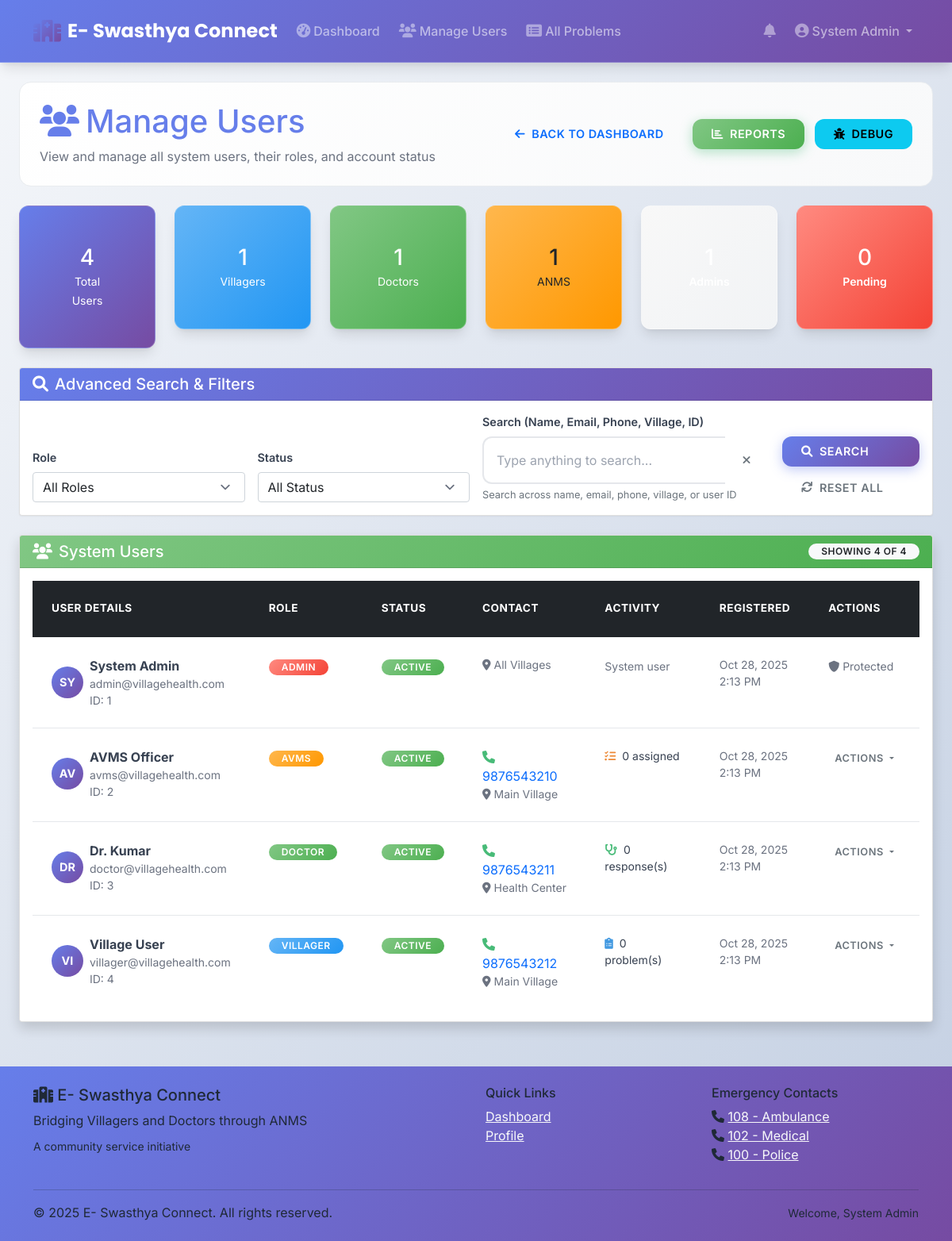
/admin/manage_users.php (signed in), run on the app's committed database.
### tables this page shows
CREATE TABLE users (
    id INT AUTO_INCREMENT PRIMARY KEY,
    name VARCHAR(255) NOT NULL,
    email VARCHAR(255) UNIQUE NOT NULL,
    password VARCHAR(255) NOT NULL,
    role ENUM('admin','villager','avms','doctor') NOT NULL,
    phone VARCHAR(20),
    village VARCHAR(100),
    status ENUM('active','inactive','pending') DEFAULT 'pending',
    registered_at TIMESTAMP DEFAULT CURRENT_TIMESTAMP,
    last_login TIMESTAMP NULL
);

### admin/manage_users.php (the view, shortened to what the rows shown need)
<?php
$role_filter = $_GET['role'] ?? 'all';
$status_filter = $_GET['status'] ?? 'all';
$search = trim($_GET['search'] ?? '');
$where_conditions = ["u.status != 'deleted'"];
$params = [];
$where_clause = implode(' AND ', $where_conditions);
$page = max(1, (int)($_GET['page'] ?? 1));
$per_page = 25;
$offset = ($page - 1) * $per_page;
try {
    $pdo = getDBConnection();
    $sql = "
        SELECT u.*,
               CASE
                   WHEN u.status IS NULL OR u.status = '' THEN 'pending'
                   ELSE u.status
               END as display_status,
               (SELECT COUNT(*) FROM problems WHERE villager_id = u.id) as problems_count,
               (SELECT COUNT(*) FROM medical_responses WHERE doctor_id = u.id) as responses_count,
               (SELECT COUNT(*) FROM problems WHERE assigned_to = u.id) as assigned_problems
        FROM users u
        WHERE $where_clause
        ORDER BY
            CASE
                WHEN u.status = 'pending' OR u.status IS NULL OR u.status = '' THEN 1
                WHEN u.status = 'active' THEN 2
                ELSE 3
            END,
            u.registered_at DESC
        LIMIT $per_page OFFSET $offset
    ";
    $stmt = $pdo->prepare($sql);
    $stmt->execute($params);
    $users = $stmt->fetchAll();
} catch (Exception $e) {
    error_log("Error fetching users: " . $e->getMessage());
    $users = [];
    $total_users = 0;
    $total_pages = 1;
    error_log("Error fetching users: " . $e->getMessage());
    if (strpos($e->getMessage(), 'Users table does not exist') !== false) {
        $message = 'Database setup required. Please run the database setup first.';
        $message_type = 'warning';
    } else {
        $message = 'Error loading users: ' . $e->getMessage();
        $message_type = 'danger';
    }
}
include '../includes/header.php';
?>
<div class="container-fluid">
    <div class="row">
        <div class="col-12">
            <div class="page-header mb-4">
                <div class="d-flex justify-content-between align-items-center">
                    <div>
                        <h1 class="mb-2 text-primary">
                            <i class="fas fa-users me-2"></i>Manage Users
                        </h1>
                    </div>
                </div>
            </div>
        </div>
    </div>
    <div class="row">
        <div class="col-12">
            <div class="card shadow">
                <div class="card-body">
                    <?php if (empty($users)): ?>
                        <div class="text-center py-5">
                            <i class="fas fa-search fa-4x text-muted mb-4"></i>
                            <h4>No Users Found</h4>
                            <p class="text-muted mb-4">
                                <?php if (!empty($search) || $role_filter !== 'all' || $status_filter !== 'all'): ?>
                                    No users match your current search criteria:<br>
                                    <?php if (!empty($search)): ?>
                                        Search: "<strong><?php echo htmlspecialchars($search); ?></strong>"<br>
                                    <?php endif; ?>
                                    <?php if ($role_filter !== 'all'): ?>
                                        Role: <strong><?php echo ucfirst($role_filter); ?></strong><br>
                                    <?php endif; ?>
                                    <?php if ($status_filter !== 'all'): ?>
                                        Status: <strong><?php echo ucfirst($status_filter); ?></strong><br>
                                    <?php endif; ?>
                                    <br>Try adjusting your search criteria or clear all filters.
                                <?php else: ?>
                                    No users found in the system.
                                <?php endif; ?>
                            </p>
                            <div>
                                <button class="btn btn-primary me-2" onclick="resetFilters()">
                                    <i class="fas fa-refresh me-1"></i>Clear All Filters
                                </button>
                                <a href="manage_users.php" class="btn btn-outline-secondary me-2">
                                    <i class="fas fa-users me-1"></i>View All Users
                                </a>
                                <a href="create_test_user.php" class="btn btn-success">
                                    <i class="fas fa-user-plus me-1"></i>Create Test Users
                                </a>
                            </div>
                        </div>
                    <?php else: ?>
                        <div class="table-responsive">
                            <table class="table table-hover">
                                <thead class="table-dark">
                                    <tr>
                                        <th>User Details</th>
                                        <th>Role</th>
                                        <th>Status</th>
                                        <th>Contact</th>
                                        <th>Activity</th>
                                        <th>Registered</th>
                                        <th>Actions</th>
                                    </tr>
                                </thead>
                                <tbody>
                                    <?php foreach ($users as $user): ?>
                                    <tr class="user-row <?php echo $user['display_status'] === 'pending' ? 'pending-approval' : ''; ?>">
                                        <td>
                                            <div class="d-flex align-items-center">
                                                <div class="user-avatar me-2">
                                                    <?php echo strtoupper(substr($user['name'], 0, 2)); ?>
                                                </div>
                                                <div>
                                                    <strong><?php echo htmlspecialchars($user['name']); ?></strong>
                                                    <div class="text-muted small"><?php echo htmlspecialchars($user['email']); ?></div>
                                                    <div class="text-muted small">ID: <?php echo $user['id']; ?></div>
                                                </div>
                                            </div>
                                        </td>
                                        <td>
                                            <span class="badge bg-<?php
                                                echo $user['role'] === 'doctor' ? 'success' :
                                                    ($user['role'] === 'avms' ? 'warning' :
                                                    ($user['role'] === 'villager' ? 'info' : 'danger'));
                                            ?>">
                                                <?php echo ucfirst($user['role']); ?>
                                            </span>
                                        </td>
                                        <td>
                                            <span class="badge bg-<?php
                                                echo $user['display_status'] === 'active' ? 'success' :
                                                    ($user['display_status'] === 'pending' ? 'warning' :
                                                    ($user['display_status'] === 'rejected' ? 'danger' : 'secondary'));
                                            ?> <?php echo $user['display_status'] === 'pending' ? 'blink' : ''; ?>">
                                                <?php echo ucfirst($user['display_status']); ?>
                                            </span>
                                        </td>
                                        <td>
                                            <?php if ($user['phone']): ?>
                                                <div><i class="fas fa-phone text-success me-1"></i>
                                                    <a href="tel:<?php echo $user['phone']; ?>" class="text-decoration-none">
                                                        <?php echo htmlspecialchars($user['phone']); ?>
                                                    </a>
                                                </div>
                                            <?php endif; ?>
                                            <?php if ($user['village']): ?>
                                                <div class="text-muted small">
                                                    <i class="fas fa-map-marker-alt me-1"></i><?php echo htmlspecialchars($user['village']); ?>
                                                </div>
                                            <?php endif; ?>
                                        </td>
                                        <td>
                                            <?php if ($user['role'] === 'villager'): ?>
                                                <div class="small">
                                                    <i class="fas fa-clipboard-list text-info me-1"></i>
                                                    <?php echo $user['problems_count']; ?> problem(s)
                                                </div>
                                            <?php elseif ($user['role'] === 'doctor'): ?>
                                                <div class="small">
                                                    <i class="fas fa-stethoscope text-success me-1"></i>
                                                    <?php echo $user['responses_count']; ?> response(s)
                                                </div>
                                            <?php elseif ($user['role'] === 'avms'): ?>
                                                <div class="small">
                                                    <i class="fas fa-tasks text-warning me-1"></i>
                                                    <?php echo $user['assigned_problems']; ?> assigned
                                                </div>
                                            <?php else: ?>
                                                <small class="text-muted">System user</small>
                                            <?php endif; ?>
                                        </td>
                                        <td>
                                            <div class="text-muted small">
                                                <?php echo date('M j, Y', strtotime($user['registered_at'])); ?>
                                                <br>
                                                <?php echo date('g:i A', strtotime($user['registered_at'])); ?>
                                            </div>
                                        </td>
                                        <td>
                                            <?php if ($user['role'] !== 'admin'): ?>
                                                <div class="dropdown">
                                                    <button class="btn btn-sm btn-outline-secondary dropdown-toggle"
                                                            type="button" data-bs-toggle="dropdown">
                                                        Actions
                                                    </button>
                                                </div>
                                            <?php else: ?>
                                                <span class="text-muted small">
                                                    <i class="fas fa-shield-alt me-1"></i>Protected
                                                </span>
                                            <?php endif; ?>
                                        </td>
                                    </tr>
                                    <?php endforeach; ?>
                                </tbody>
                            </table>
                        </div>
                    <?php endif; ?>
                </div>
            </div>
        </div>
    </div>
</div>
<?php include '../includes/footer.php'; ?>

### data on the page
users: name "SY", name "System Admin", email "admin@villagehealth.com", id "1", role "ADMIN", display_status "ACTIVE", village "All Villages", shows "System user", registered_at "Oct 28, 2025", registered_at "2:13 PM", shows "Protected"
users: name "AV", name "AVMS Officer", email "avms@villagehealth.com", id "2", role "AVMS", display_status "ACTIVE", phone "9876543210", village "Main Village", assigned_problems "0", registered_at "Oct 28, 2025", registered_at "2:13 PM"
users: name "DR", name "Dr. Kumar", email "doctor@villagehealth.com", id "3", role "DOCTOR", display_status "ACTIVE", phone "9876543211", village "Health Center", responses_count "0", registered_at "Oct 28, 2025", registered_at "2:13 PM"
users: name "VI", name "Village User", email "villager@villagehealth.com", id "4", role "VILLAGER", display_status "ACTIVE", phone "9876543212", village "Main Village", problems_count "0", registered_at "Oct 28, 2025", registered_at "2:13 PM"

### other printed values
$_SESSION['user_name'] "System Admin"
$stats['total'] "4"
$stats['villagers'] "1"
$stats['doctors'] "1"
$stats['avms'] "1"
$stats['pending'] "0"
min($per_page, $total_users) "4"
$total_users "4"
